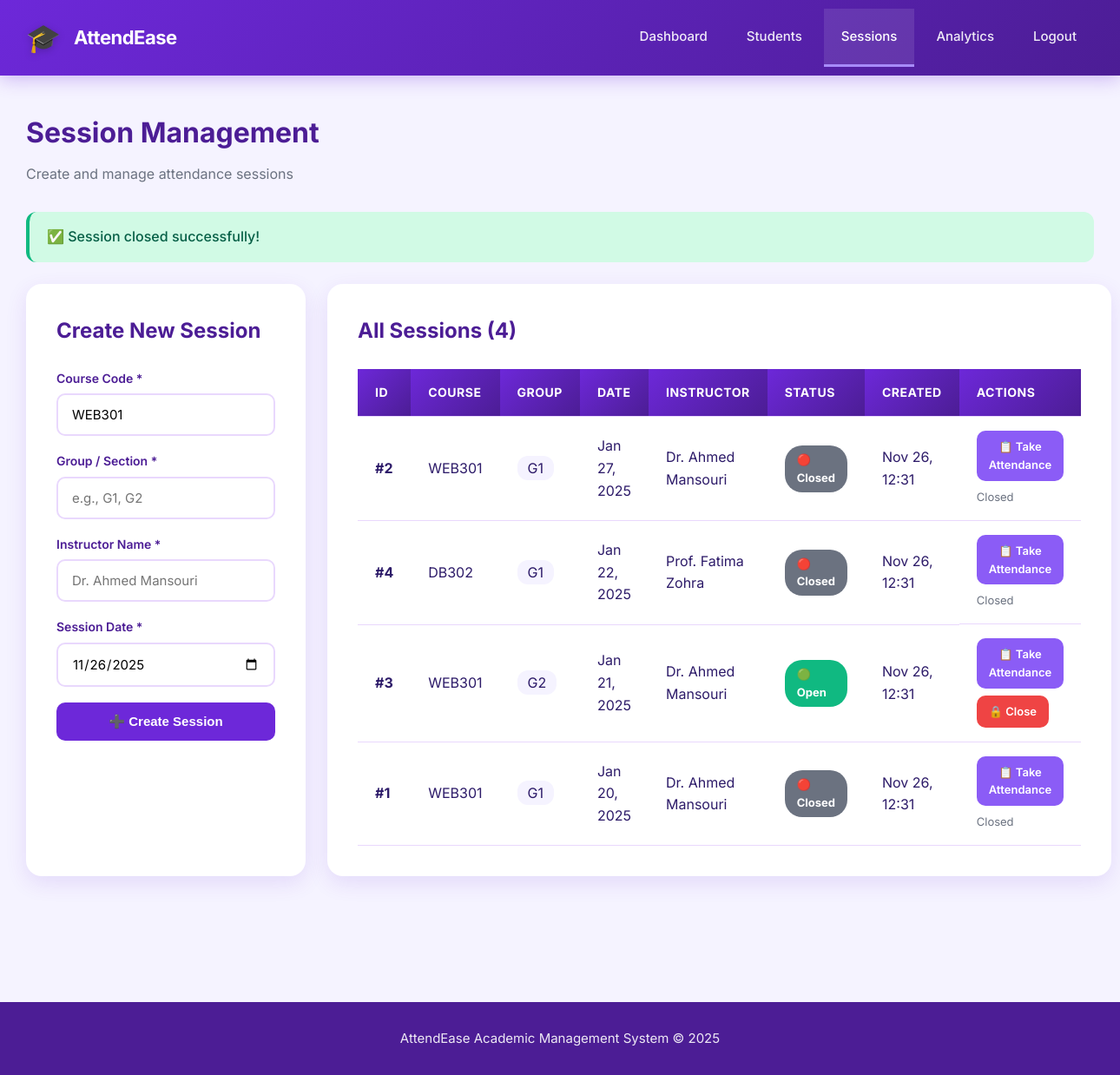
The page /sessions.php?close=3 on the database its author committed.
### tables this page shows
CREATE TABLE IF NOT EXISTS attendance_sessions (
    id INT AUTO_INCREMENT PRIMARY KEY,
    course_id VARCHAR(50) NOT NULL,
    course_name VARCHAR(255) DEFAULT NULL,
    group_id VARCHAR(50) NOT NULL,
    date DATE NOT NULL,
    time_slot VARCHAR(50) DEFAULT NULL,
    opened_by VARCHAR(100) NOT NULL,
    status ENUM('open', 'closed', 'cancelled') DEFAULT 'open',
    notes TEXT DEFAULT NULL,
    created_at TIMESTAMP DEFAULT CURRENT_TIMESTAMP,
    closed_at TIMESTAMP NULL,
    updated_at TIMESTAMP DEFAULT CURRENT_TIMESTAMP ON UPDATE CURRENT_TIMESTAMP,
    
    INDEX idx_course (course_id),
    INDEX idx_group (group_id),
    INDEX idx_date (date),
    INDEX idx_status (status),
    INDEX idx_course_group_date (course_id, group_id, date)
);

### sessions.php (the view, shortened to what this page needs)
<?php
$message = '';
$conn = getConnection();
if (isset($_GET['close'])) {
    if ($conn) {
        try {
            $message = "✅ Session closed successfully!";
        } catch (PDOException $e) {
            $error = "Error: " . $e->getMessage();
        }
    }
}
$sessions = [];
if ($conn) {
    try {
        $stmt = $conn->query("SELECT * FROM attendance_sessions ORDER BY date DESC, id DESC");
        $sessions = $stmt->fetchAll();
    } catch (PDOException $e) {
        $error = "Error: " . $e->getMessage();
    }
}
?>
<!DOCTYPE html>
<html lang="en">
<head>
    <link rel="stylesheet" href="style.css">
</head>
<body>
<header class="topbar">
  <div class="container-nav">
    <div class="brand">
      <div class="logo">🎓</div>
      <h1>AttendEase</h1>
    </div>
    <nav class="nav">
      <ul class="navbar">
        <li><a href="index.php">Dashboard</a></li>
        <li><a href="students.php">Students</a></li>
        <li><a href="sessions.php" class="active">Sessions</a></li>
        <li><a href="reports.php">Analytics</a></li>
        <li><a href="logout.php">Logout</a></li>
      </ul>
    </nav>
  </div>
</header>
<main style="padding:40px 30px; max-width:1400px; margin:0 auto;">
    <h1 style="color:var(--dark-purple); margin-bottom:10px; font-size:32px;">Session Management</h1>
    <p style="color:var(--text-light); margin-bottom:30px;">Create and manage attendance sessions</p>
    <?php if ($message): ?>
        <div class="message success"><?= htmlspecialchars($message) ?></div>
    <?php endif; ?>
    <div style="display:grid; grid-template-columns:1fr 2fr; gap:25px;">
        <div class="card">
            <h2>Create New Session</h2>
            <form method="POST" action="" class="student-form">
                <label for="course_id">Course Code *</label>
                <input type="text" id="course_id" name="course_id" value="WEB301" placeholder="e.g., WEB301" required>
                <label for="group_id">Group / Section *</label>
                <input type="text" id="group_id" name="group_id" placeholder="e.g., G1, G2" required>
                <label for="professor">Instructor Name *</label>
                <input type="text" id="professor" name="professor" placeholder="Dr. Ahmed Mansouri" required>
                <label for="date">Session Date *</label>
                <input type="date" id="date" name="date" value="<?= date('Y-m-d') ?>" required>
                <button type="submit">➕ Create Session</button>
            </form>
        </div>
        <div class="card">
            <h2>All Sessions (<?= count($sessions) ?>)</h2>
            <?php if (empty($sessions)): ?>
                <div class="empty">
                    <p>📅 No sessions created yet.</p>
                    <p>Use the form to create your first attendance session!</p>
                </div>
            <?php else: ?>
            <div style="overflow-x:auto;">
                <table class="table">
                    <thead>
                        <tr>
                            <th>ID</th>
                            <th>Course</th>
                            <th>Group</th>
                            <th>Date</th>
                            <th>Instructor</th>
                            <th>Status</th>
                            <th>Created</th>
                            <th>Actions</th>
                        </tr>
                    </thead>
                    <tbody>
                    <?php foreach ($sessions as $s): ?>
                        <tr>
                            <td><strong>#<?= $s['id'] ?></strong></td>
                            <td><?= htmlspecialchars($s['course_id']) ?></td>
                            <td><span style="background:var(--bg-light); padding:4px 12px; border-radius:12px;"><?= htmlspecialchars($s['group_id']) ?></span></td>
                            <td><?= date('M d, Y', strtotime($s['date'])) ?></td>
                            <td><?= htmlspecialchars($s['opened_by']) ?></td>
                            <td>
                                <span class="status-badge status-<?= $s['status'] ?>">
                                    <?= $s['status'] === 'open' ? '🟢 Open' : '🔴 Closed' ?>
                                </span>
                            </td>
                            <td><?= date('M d, H:i', strtotime($s['created_at'])) ?></td>
                            <td style="display:flex; gap:8px; flex-wrap:wrap;">
                                <a href="attendance.php?session_id=<?= $s['id'] ?>"
                                   class="btn btn-edit"
                                   style="padding:8px 14px; font-size:13px;">
                                   📋 Take Attendance
                                </a>
                                <?php if ($s['status'] === 'open'): ?>
                                    <a href="sessions.php?close=<?= $s['id'] ?>"
                                       class="btn warn"
                                       onclick="return confirm('Close this session? This cannot be undone.');"
                                       style="padding:8px 14px; font-size:13px;">
                                       🔒 Close
                                    </a>
                                <?php else: ?>
                                    <span style="color:var(--text-light); font-size:13px;">Closed</span>
                                <?php endif; ?>
                            </td>
                        </tr>
                    <?php endforeach; ?>
                    </tbody>
                </table>
            </div>
            <?php endif; ?>
        </div>
    </div>
</main>
<footer class="footer">
  <p>AttendEase Academic Management System © <?= date('Y') ?></p>
</footer>
</body>
</html>

### style.css (style rules this page uses)
:root { --primary-purple: #6D28D9; --dark-purple: #4C1D95; --light-purple: #8B5CF6; --accent-purple: #A78BFA; --bg-light: #F5F3FF; --bg-white: #FFFFFF; --text-dark: #2D1B69; --text-light: #6B7280; --success: #10B981; --warning: #F59E0B; --danger: #EF4444; --border: #E9D8FD; }
* { margin: 0; padding: 0; box-sizing: border-box; }
body { font-family: "Inter", "Segoe UI", Arial, sans-serif; background: var(--bg-light); color: var(--text-dark); line-height: 1.6; }
.topbar { background: linear-gradient(135deg, var(--primary-purple) 0%, var(--dark-purple) 100%); padding: 0; box-shadow: 0 4px 20px rgba(109, 40, 217, 0.3); position: sticky; top: 0; z-index: 1000; }
.topbar .container-nav { max-width: 1400px; margin: 0 auto; display: flex; justify-content: space-between; align-items: center; padding: 0 30px; }
.topbar .brand { display: flex; align-items: center; gap: 15px; padding: 18px 0; }
.topbar .logo { font-size: 32px; filter: drop-shadow(0 2px 4px rgba(0,0,0,0.2)); }
.topbar h1 { font-size: 22px; font-weight: 700; color: white; letter-spacing: -0.5px; }
.navbar { list-style: none; display: flex; gap: 5px; margin: 0; padding: 0; }
.navbar li a { display: block; padding: 20px 20px; color: rgba(255,255,255,0.9); text-decoration: none; font-weight: 500; font-size: 15px; transition: all 0.3s ease; border-bottom: 3px solid transparent; }
.navbar li a:hover, .navbar li a.active { background: rgba(255,255,255,0.1); color: white; border-bottom-color: var(--accent-purple); }
.table { width: 100%; border-collapse: collapse; background: white; }
.table th, .table td { padding: 16px 20px; text-align: left; border-bottom: 1px solid var(--border); }
.table th { background: linear-gradient(135deg, var(--primary-purple), var(--dark-purple)); color: white; font-weight: 700; font-size: 14px; text-transform: uppercase; letter-spacing: 0.5px; }
.table tbody tr { transition: all 0.2s ease; }
.card { background: white; padding: 35px; border-radius: 18px; box-shadow: 0 8px 24px rgba(109, 40, 217, 0.12); margin-bottom: 25px; }
.card h2 { color: var(--dark-purple); margin-bottom: 25px; font-size: 24px; font-weight: 700; }
.student-form { display: flex; flex-direction: column; gap: 18px; }
.student-form label { font-weight: 600; color: var(--dark-purple); font-size: 14px; margin-bottom: -12px; }
.student-form input, .student-form select { padding: 13px 16px; border: 2px solid var(--border); border-radius: 10px; font-size: 15px; transition: all 0.3s ease; font-family: inherit; }
button, .btn { padding: 13px 28px; background: var(--primary-purple); color: white; border: none; border-radius: 10px; font-weight: 600; font-size: 15px; cursor: pointer; transition: all 0.3s ease; text-decoration: none; display: inline-block; text-align: center; }
.btn-edit { background: var(--light-purple); padding: 8px 16px; font-size: 14px; }
.btn.warn { background: var(--danger); }
.status-badge { padding: 6px 14px; border-radius: 20px; font-size: 13px; font-weight: 700; display: inline-block; }
.status-open { background: var(--success); color: white; }
.status-closed { background: #6B7280; color: white; }
.message { padding: 16px 20px; border-radius: 12px; margin-bottom: 25px; font-weight: 500; }
.message.success { background: #D1FAE5; color: #065F46; border-left: 4px solid var(--success); }
.footer { background: var(--dark-purple); color: white; text-align: center; padding: 30px 20px; margin-top: 80px; }
.footer p { font-size: 15px; opacity: 0.9; }

### rows shown on the page
attendance_sessions: id "2", course "WEB301", group "G1", date "Jan 27, 2025", opened_by "Dr. Ahmed Mansouri", status "🔴 Closed", created_at "Nov 26, 12:31"
attendance_sessions: id "4", course "DB302", group "G1", date "Jan 22, 2025", opened_by "Prof. Fatima Zohra", status "🔴 Closed", created_at "Nov 26, 12:31"
attendance_sessions: id "3", course "WEB301", group "G2", date "Jan 21, 2025", opened_by "Dr. Ahmed Mansouri", status "🟢 Open", created_at "Nov 26, 12:31"
attendance_sessions: id "1", course "WEB301", group "G1", date "Jan 20, 2025", opened_by "Dr. Ahmed Mansouri", status "🔴 Closed", created_at "Nov 26, 12:31"

### other values the page prints
$message "✅ Session closed successfully!"
count($sessions) "4"
